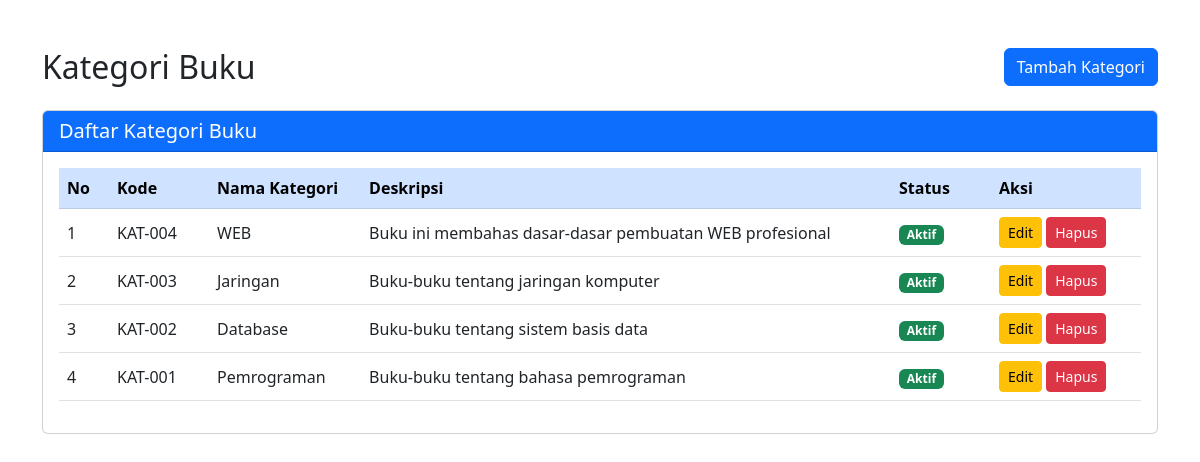
The page / on the database its author committed.
### tables this page shows
CREATE TABLE `kategori` (
  `id_kategori` int(11) NOT NULL,
  `kode_kategori` varchar(10) NOT NULL,
  `nama_kategori` varchar(50) NOT NULL,
  `deskripsi` text DEFAULT NULL,
  `status` enum('Aktif','Nonaktif') DEFAULT 'Aktif',
  `created_at` timestamp NOT NULL DEFAULT current_timestamp()
);

### index.php (the view, shortened to what this page needs)
<!DOCTYPE html>
<html lang="id">
<head>
    <link href="https://cdn.jsdelivr.net/npm/bootstrap@5.3.0/dist/css/bootstrap.min.css" rel="stylesheet">
</head>
<body>
    <?php
    require_once 'config/database.php';
    $query = "SELECT * FROM kategori ORDER BY id_kategori DESC";
    $stmt = $conn->prepare($query);
    $stmt->execute();
    $result = $stmt->get_result();
    ?>
    <div class="container mt-5">
        <div class="row mb-3">
            <div class="col-md-6">
                <h2>Kategori Buku</h2>
            </div>
            <div class="col-md-6 text-end">
                <a href="create.php" class="btn btn-primary"> Tambah Kategori
                </a>
            </div>
        </div>
        <div class="card">
            <div class="card-header bg-primary text-white">
                <h5 class="mb-0">
                    Daftar Kategori Buku
                </h5>
            </div>
            <div class="card-body">
                <table class="table align-middle">
                    <thead class="table-primary">
                        <tr>
                            <th width="50">No</th>
                            <th width="100">Kode</th>
                            <th>Nama Kategori</th>
                            <th>Deskripsi</th>
                            <th width="100">Status</th>
                            <th width="150">Aksi</th>
                        </tr>
                    </thead>
                    <tbody>
                        <?php
                        $no = 1;
                        while ($row = $result->fetch_assoc()):
                        ?>
                            <tr>
                                <td><?php echo $no++; ?></td>
                                <td><?php echo htmlspecialchars($row['kode_kategori']); ?></td>
                                <td><?php echo htmlspecialchars($row['nama_kategori']); ?></td>
                                <td><?php echo htmlspecialchars($row['deskripsi']); ?></td>
                                <td>
                                    <?php if ($row['status'] == 'Aktif'): ?>
                                        <span class="badge bg-success">Aktif</span>
                                    <?php else: ?>
                                        <span class="badge bg-danger">Nonaktif</span>
                                    <?php endif; ?>
                                </td>
                                <td>
                                    <a href="edit.php?id=<?php echo $row['id_kategori']; ?>"
                                        class="btn btn-warning btn-sm"> Edit
                                    </a>
                                    <button class="btn btn-danger btn-sm"
                                        onclick="confirmDelete(<?php echo $row['id_kategori']; ?>)"> Hapus
                                    </button>
                                </td>
                            </tr>
                        <?php endwhile; ?>
                    </tbody>
                </table>
            </div>
        </div>
    </div>
</body>
</html>

### rows shown on the page
kategori: kode_kategori "KAT-004", nama_kategori "WEB", deskripsi "Buku ini membahas dasar-dasar pembuatan WEB profesional", status "Aktif"
kategori: kode_kategori "KAT-003", nama_kategori "Jaringan", deskripsi "Buku-buku tentang jaringan komputer", status "Aktif"
kategori: kode_kategori "KAT-002", nama_kategori "Database", deskripsi "Buku-buku tentang sistem basis data", status "Aktif"
kategori: kode_kategori "KAT-001", nama_kategori "Pemrograman", deskripsi "Buku-buku tentang bahasa pemrograman", status "Aktif"
